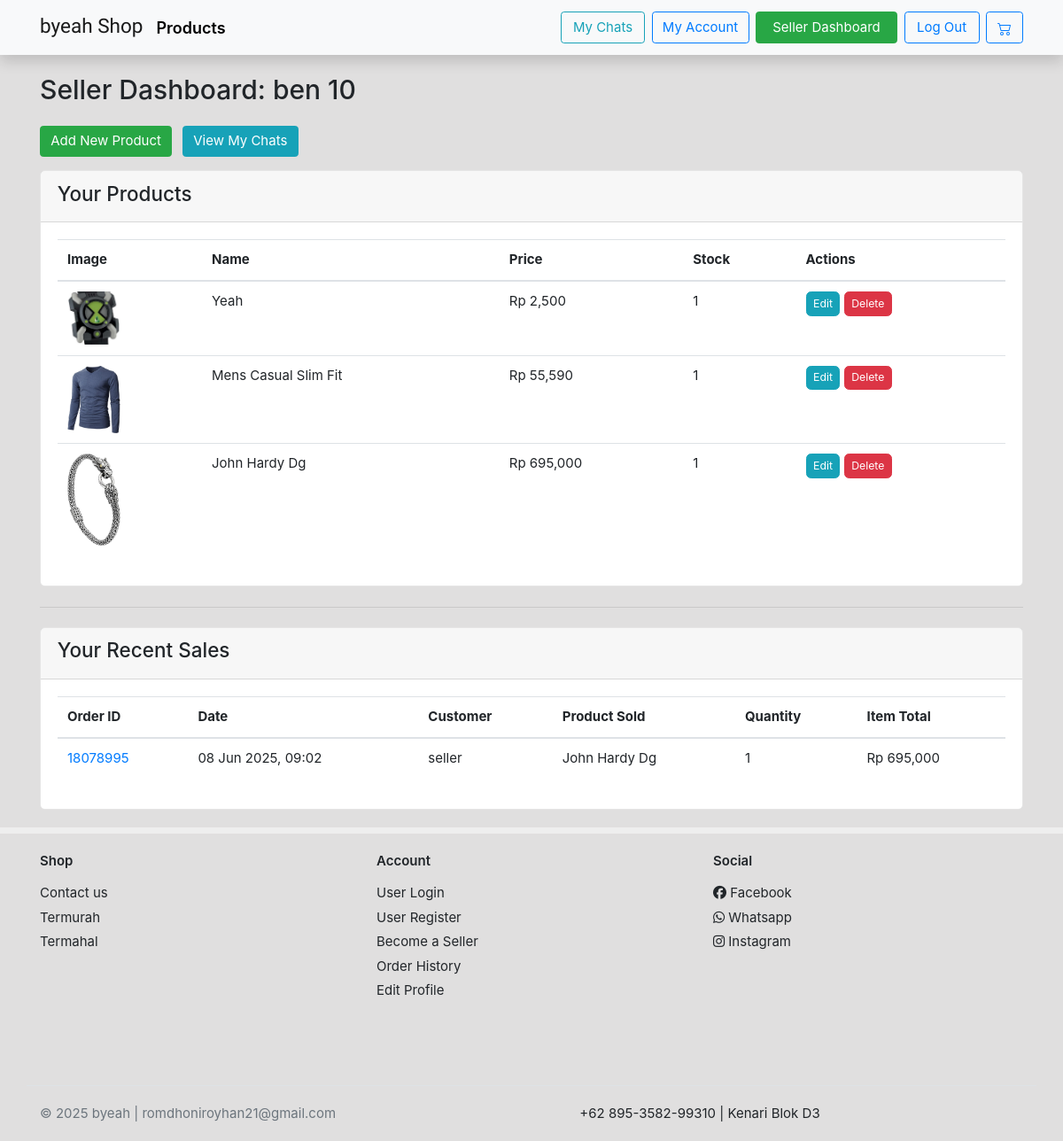
/customer/seller/dashboard/ (signed in), run on an earlier commit of the app's database.
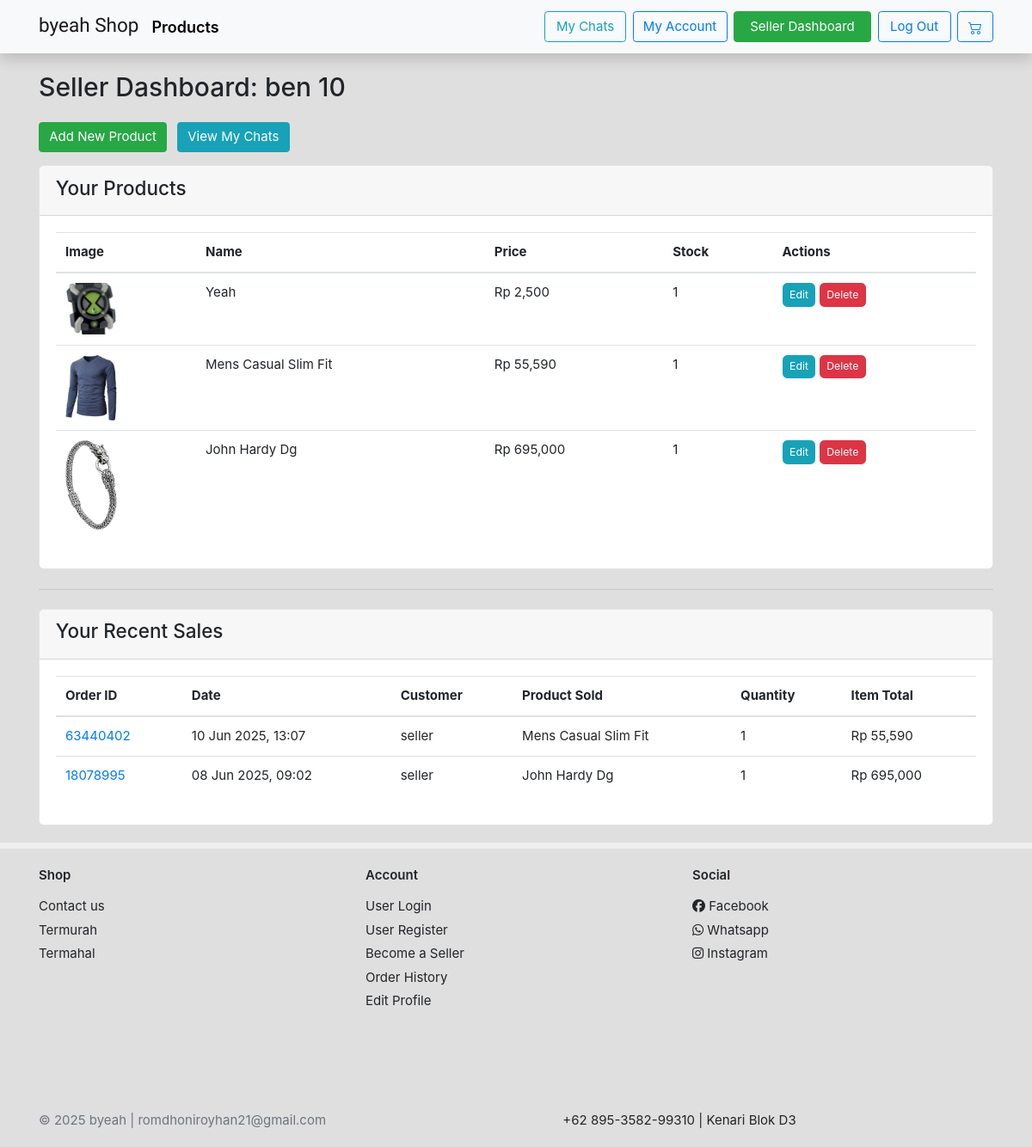
And on a later commit of the database.
### customers/models.py (models this page shows, shortened)
class SellerProfile(models.Model):
    profile = models.OneToOneField(Profile, on_delete=models.CASCADE, related_name='seller_specific_profile')
    store_name = models.CharField(max_length=255, blank=True)
    slug = models.SlugField(max_length=255, unique=True, blank=True, null=True)

### home/models.py (models this page shows, shortened)
class Product(models.Model):
    category        = models.ForeignKey(Category,related_name='product', on_delete=models.CASCADE)
    seller          = models.ForeignKey(User, related_name='products', on_delete=models.CASCADE, null=True, blank=True)
    name            = models.CharField(max_length=255,unique=True)
    old_price       = models.DecimalField(blank=True,null=True,max_digits=12,decimal_places=2)
    price           = models.DecimalField(max_digits=12,decimal_places=2)
    main_image      = models.ImageField(upload_to='images/', blank=True, null=True)
    description     = models.TextField()
    upload_time     = models.DateField(auto_now_add=True)
    stock           = models.IntegerField(default=1)
    slug            = models.SlugField(blank=True)
    @property
    def imageThumbnail(self):
        images = ProductImage.objects.filter(product=self.pk)
        if images.exists():
            return images[0].imageURL
        return '/static/empty.png'

class ProductImage(models.Model):
    product = models.ForeignKey(Product, on_delete=models.CASCADE)
    image = models.ImageField(null=True,blank=False,upload_to='images/')
    @property
    def imageURL(self):
        try:
            if self.image: # Check if a file is associated
                url = self.image.url
            else:
                url = '/static/empty.png' # No file associated
        except ValueError: # Handles cases where .url might be invalid if no file
            url = '/static/empty.png'
        return url

class OrderItem(models.Model):
    product = models.ForeignKey(Product, null=True, on_delete=models.SET_NULL, blank=True)
    order = models.ForeignKey(Order, null=True, on_delete=models.SET_NULL, blank=True)
    quantity = models.IntegerField(default=0, null=True,blank=True)
    date_added = models.DateTimeField(auto_now_add=True)
    @property
    def get_total(self):
        print(self.quantity)
        return self.product.price * self.quantity

class Order(models.Model):
    user = models.ForeignKey(User, on_delete=models.CASCADE, null=True, blank= True)
    date_order = models.DateTimeField(auto_now_add=True)
    status = models.ForeignKey(OrderStatus, on_delete=models.PROTECT, null=True, blank=True)
    transaction_id = models.CharField(max_length=255, null=True, unique=True)

### customers/views.py (the view)
# urls.py: path('seller/dashboard/', seller_dashboard_view, name='seller_dashboard'),
@login_required
@seller_required
def seller_dashboard_view(request):
    seller_profile_obj = None
    products_list = []
    try:
        profile = request.user.profile
        if hasattr(profile, 'seller_specific_profile'):
            seller_profile_obj = profile.seller_specific_profile
        products_list = Product.objects.filter(seller=request.user).order_by('-upload_time')
        from home.models import OrderItem # Import OrderItem
        seller_order_items = OrderItem.objects.filter(product__seller=request.user).select_related('order', 'product', 'order__user').order_by('-order__date_order')
    except Exception as e:
        messages.error(request, "An error occurred while loading your dashboard.")
        print(f"Error in seller_dashboard_view: {str(e)}") # For server logs
        seller_order_items = [] # Ensure it's defined in case of error
    context = {
        'seller_profile': seller_profile_obj,
        'products': products_list,       # Passed to template as products
        'seller_order_items': seller_order_items,
    }
    return render(request, 'sellers/seller_dashboard.html', context)

### templates/sellers/seller_dashboard.html (shortened to what this page needs)
{% extends 'base.html' %}
{% load static %}{% load humanize %}
{% block content %}
<section class="under-nav">
    <div class="container mt-4">
        <header class="mb-4">
            {% if seller_profile and seller_profile.store_name %}
                <h2 class="card-title">Seller Dashboard: {{ seller_profile.store_name }}</h2>
            {% else %}
                <h2 class="card-title">Seller Dashboard</h2>
            {% endif %}
        </header>
        <div class="mb-3">
            <a href="{% url 'homey:seller_product_create' %}" class="btn btn-success">Add New Product</a>
            <a href="{% url 'chat:seller_chat_list' %}" class="btn btn-info ml-2">View My Chats</a>
        </div>
        <div class="card mb-4">
            <div class="card-header">
                <h4>Your Products</h4>
            </div>
            <div class="card-body">
                {% if products %}
                    <div class="table-responsive">
                        <table class="table table-hover">
                            <thead>
                                <tr>
                                    <th scope="col">Image</th>
                                    <th scope="col">Name</th>
                                    <th scope="col">Price</th>
                                    <th scope="col">Stock</th>
                                    <th scope="col">Actions</th>
                                </tr>
                            </thead>
                            <tbody>
                                {% for product in products %}
                                <tr>
                                    <td>
                                        {% if product.main_image %}
                                            <img src="{{ product.main_image.url }}" alt="{{ product.name }} main image" style="width: 60px; height: auto; border-radius: 4px;">
                                        {% elif product.imageThumbnail and product.imageThumbnail != '/static/empty.png' %}
                                            <img src="{{ product.imageThumbnail }}" alt="{{ product.name }} thumbnail" style="width: 60px; height: auto; border-radius: 4px;">
                                        {% else %}
                                            <img src="{% static 'images/empty.png' %}" alt="No image available" style="width: 60px; height: auto; border-radius: 4px;">
                                        {% endif %}
                                    </td>
                                    <td>{{ product.name }}</td>
                                    <td>Rp {{ product.price|floatformat:0|intcomma }}</td>
                                    <td>{{ product.stock }}</td>
                                    <td>
                                        <a href="{% url 'homey:seller_product_update' product.pk %}" class="btn btn-sm btn-info">Edit</a>
                                        <a href="{% url 'homey:seller_product_delete' product.pk %}" class="btn btn-sm btn-danger">Delete</a>
                                    </td>
                                </tr>
                                {% endfor %}
                            </tbody>
                        </table>
                    </div>
                {% else %}
                    <p>You haven't added any products yet. <a href="{% url 'homey:seller_product_create' %}">Add your first product!</a></p>
                {% endif %}
            </div>
        </div>
        <hr class="my-4">
        <div class="card">
            <div class="card-header">
                <h4>Your Recent Sales</h4>
            </div>
            <div class="card-body">
                {% if seller_order_items %}
                    <div class="table-responsive">
                        <table class="table table-hover">
                            <thead>
                                <tr>
                                    <th scope="col">Order ID</th>
                                    <th scope="col">Date</th>
                                    <th scope="col">Customer</th>
                                    <th scope="col">Product Sold</th>
                                    <th scope="col">Quantity</th>
                                    <th scope="col">Item Total</th>
                                </tr>
                            </thead>
                            <tbody>
                                {% for item in seller_order_items %}
                                <tr>
                                    <td><a href="{% url 'customers:seller_order_detail' item.order.transaction_id %}">{{ item.order.transaction_id }}</a></td>
                                    <td>{{ item.order.date_order|date:"d M Y, H:i" }}</td>
                                    <td>{{ item.order.user.username|default:"Guest" }}</td>
                                    <td>{{ item.product.name }}</td>
                                    <td>{{ item.quantity }}</td>
                                    <td>Rp {{ item.get_total|floatformat:0|intcomma }}</td>
                                </tr>
                                {% endfor %}
                            </tbody>
                        </table>
                    </div>
                {% else %}
                    <p>You have no sales yet.</p>
                {% endif %}
            </div>
        </div>
    </div>
</section>
{% endblock content %}

### templates/base.html (shortened to what this page needs)
{% load static %}
{% load humanize %}
<!DOCTYPE html>
<html lang="en">
<head>
	{% include "snippets/styles.html" %}
	<link href='https://unpkg.com/boxicons@2.1.2/css/boxicons.min.css' rel='stylesheet'>
	<link rel="stylesheet" href="{% static "ui.css" %}">
	<link rel="stylesheet" href="{% static "style.css" %}">
</head>
<body>
	<nav class="navbar shadow fixed-top navbar-expand-md navbar-light bg-light">
		<div class="container">
	  		<h2><a class="navbar-brand" style="font-size: 1.5rem;" href="{% url 'homey:index' %}">byeah Shop</a></h2>
	  		<a href="{% url 'homey:product' %}" class="text-decoration-none mr-auto" style="color:black;font-size: 1.2rem;font-weight: 600;">Products</a>
			<div class="collapse navbar-collapse" id="navbarNavAltMarkup">
			    <div class="navbar-nav ml-auto">
					{% if user.is_authenticated %}
						<a href='{% url "chat:my_chat_list" %}' style="width:95px; box-sizing:border-box;" class="btn btn-outline-info my-2 my-sm-0 mr-2">My Chats</a>
						<a href='{% url "customers:view_profile" %}' style="width:110px; box-sizing:border-box;" class="btn btn-outline-primary my-2 my-sm-0 mr-2">My Account</a>
						{% if user.profile and user.profile.user_level and user.profile.user_level.name == "Penjual" %}
						<a href='{% url "customers:seller_dashboard" %}' style="width:160px; box-sizing:border-box;" class="btn btn-success my-2 my-sm-0 mr-2">Seller Dashboard</a>
						{% endif %}
						<a id="logout-btn" href='{% url "customers:logout" %}' style="width:85px; box-sizing:border-box;" class="btn btn-outline-primary my-2 my-sm-0 mr-2">Log Out</a>
					{% endif %}
	  				<a href="{% url 'homey:cart' %}" class="tombol btn btn-outline-primary my-2 my-sm-0">
	  				</a>
            </div>
		 		</div>
	  		</div>
	</nav>
	{% block content %}
	{% endblock content %}
	<footer class="section-footer section-content">
		<div class="container mt-3">
			<section class="footer-top padding-y">
				<div class="row">
					<aside class="col-md col-6 mt-2">
						<h6 class="title">Shop</h6>
						<ul class="list-unstyled">
							<li> <a href="https://api.whatsapp.com/send?phone=62895358299310">Contact us</a></li>
							<li> <a href="{% url 'homey:product' %}?more-filter=price">Termurah</a></li>
							<li> <a href="{% url 'homey:product' %}?more-filter=-price">Termahal</a></li>
						</ul>
					</aside>
					<aside class="col-md col-6 mt-2">
						<h6 class="title">Account</h6>
						<ul class="list-unstyled">
							<li> <a href="{% url 'customers:customer_login' %}"> User Login </a></li>
							<li> <a href="{% url 'customers:register' %}"> User Register </a></li>
							<li> <a href="{% url 'customers:seller_register' %}"> Become a Seller </a></li>
							{% if user.is_authenticated %}
							<li> <a href="{% url 'customers:customer_order_history' %}"> Order History </a></li>
							<li> <a href="{% url 'customers:edit_profile' %}"> Edit Profile </a></li>
							{% endif %}
						</ul>
					</aside>
					<aside class="col-md mt-2">
						<h6 class="title">Social</h6>
						<ul class="list-unstyled">
							<li><a href="#"> <i class="fab fa-facebook"></i> Facebook </a></li>
							<li><a href="{{URL}}"> <i class="fab fa-whatsapp"></i> Whatsapp </a></li>
							<li><a href="#"> <i class="fab fa-instagram"></i> Instagram </a></li>
						</ul>
					</aside>
				</div>
			</section>
			<section class="footer-bottom border-top row">
				<div class="col-md-4">
					<p class="text-muted"> &copy 2025 byeah | romdhoniroyhan21@gmail.com</p>
				</div>
				<div class="col-md-8 text-md-center">
					<span  class="px-2">+62 895-3582-99310 | Kenari Blok D3</span>
				</div>
			</section>
		</div>
	</footer>
</body>
</html>

### templates/snippets/styles.html (shortened to what this page needs)
<link rel="stylesheet" href="https://cdn.jsdelivr.net/npm/bootstrap@4.5.3/dist/css/bootstrap.min.css">

### static/ui.css (style rules this page uses)
html { font-family: "Inter", sans-serif; font-size: 15px; }
.padding-y { padding-bottom: 40px; }
p:last-child { margin-bottom: 0; }
.section-footer ul li { margin-bottom: 5px; }
.section-footer ul a { color: inherit; }
.section-footer .title { font-weight: 600; margin-bottom: 16px; color: #212529; }
.footer-bottom { padding-top: 20px; padding-bottom: 20px; }
[class*=list-] li:after { visibility: hidden; display: block; content: ""; overflow: hidden; height: 0; clear: both; }

### static/style.css (style rules this page uses)
body { background-color: rgba(168, 166, 166,.35); }
.under-nav { margin-top: 83px!important; }
.tombol { width: 42px; }
img { border-image-slice: all; }
.card { position: relative; display: flex; flex-direction: column; min-width: 0; word-wrap: break-word; background-color: #fff; background-clip: border-box; border: 1px solid rgba(0, 0, 0, 0.1); border-radius: 0.37rem; }
.card-body { background-size: cover; position: relative; z-index: 10; }
.section-content { margin-top: 20px!important; border-top: 7px solid #eee; }
.padding-y { margin-bottom: 40px; }
*, *::before, *::after { box-sizing: border-box; }

### templates/base.html (style rules this page uses)
.navbar-brand { font-family: 'Viga', sans-serif; }

What changed in the data, as far as the page shows it:
added OrderItem: order.transaction_id "63440402", order.date_order "10 Jun 2025, 13:07", order.user.username "seller", product.name "Mens Casual Slim Fit", quantity "1", get_total "55,590"
